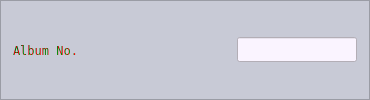
                 <widget class="QFrame" name="frame_9">
                  <property name="minimumSize">
                   <size>
                    <width>0</width>
                    <height>0</height>
                   </size>
                  </property>
                  <property name="maximumSize">
                   <size>
                    <width>600</width>
                    <height>16777215</height>
                   </size>
                  </property>
                  <property name="styleSheet">
                   <string notr="true">background-color: rgb(200, 202, 214);</string>
                  </property>
                  <property name="frameShape">
                   <enum>QFrame::StyledPanel</enum>
                  </property>
                  <property name="frameShadow">
                   <enum>QFrame::Raised</enum>
                  </property>
                  <layout class="QHBoxLayout" name="horizontalLayout_12">
                   <property name="leftMargin">
                    <number>3</number>
                   </property>
                   <property name="topMargin">
                    <number>3</number>
                   </property>
                   <property name="rightMargin">
                    <number>3</number>
                   </property>
                   <property name="bottomMargin">
                    <number>3</number>
                   </property>
                   <item>
                    <widget class="QFrame" name="frame_29">
                     <property name="frameShape">
                      <enum>QFrame::NoFrame</enum>
                     </property>
                     <property name="frameShadow">
                      <enum>QFrame::Raised</enum>
                     </property>
                     <layout class="QVBoxLayout" name="verticalLayout_21">
                      <item>
                       <widget class="QLabel" name="l_album">
                        <property name="minimumSize">
                         <size>
                          <width>125</width>
                          <height>0</height>
                         </size>
                        </property>
                        <property name="maximumSize">
                         <size>
                          <width>125</width>
                          <height>16777215</height>
                         </size>
                        </property>
                        <property name="font">
                         <font>
                          <family>Fixedsys</family>
                         </font>
                        </property>
                        <property name="styleSheet">
                         <string notr="true">color: qlineargradient(spread:reflect, x1:0, y1:0.534, x2:1, y2:0.523, stop:0 rgba(0, 142, 0, 255), stop:0.513812 rgba(0, 0, 0, 255), stop:1 rgba(255, 0, 0, 255));</string>
                        </property>
                        <property name="text">
                         <string>Album No.</string>
                        </property>
                       </widget>
                      </item>
                     </layout>
                    </widget>
                   </item>
                   <item>
                    <widget class="QFrame" name="frame_30">
                     <property name="frameShape">
                      <enum>QFrame::NoFrame</enum>
                     </property>
                     <property name="frameShadow">
                      <enum>QFrame::Raised</enum>
                     </property>
                     <layout class="QVBoxLayout" name="verticalLayout_20">
                      <property name="leftMargin">
                       <number>84</number>
                      </property>
                      <item>
                       <widget class="QLineEdit" name="le_album">
                        <property name="minimumSize">
                         <size>
                          <width>120</width>
                          <height>25</height>
                         </size>
                        </property>
                        <property name="maximumSize">
                         <size>
                          <width>120</width>
                          <height>25</height>
                         </size>
                        </property>
                        <property name="styleSheet">
                         <string notr="true">color: qlineargradient(spread:reflect, x1:0, y1:0.534, x2:1, y2:0.523, stop:0 rgba(0, 142, 0, 255), stop:0.513812 rgba(0, 0, 0, 255), stop:1 rgba(255, 0, 0, 255));
background-color: rgb(250, 244, 255);</string>
                        </property>
                        <property name="alignment">
                         <set>Qt::AlignCenter</set>
                        </property>
                       </widget>
                      </item>
                     </layout>
                    </widget>
                   </item>
                  </layout>
                 </widget>
